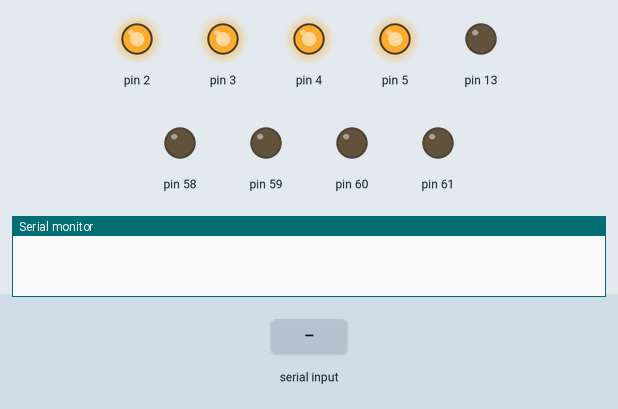
The sketch below on a simulated Arduino Mega 2560, built with avr-gcc and run on an emulated ATmega2560. Parts: output pins drawn as LEDs (lit = HIGH), the last lines printed to the serial monitor. Dashed ring = blinking. The test bench sets the inputs (shaded band).

Above: at 0.9 s.
1.0 s: "0" received over Serial
At 2.4 s:
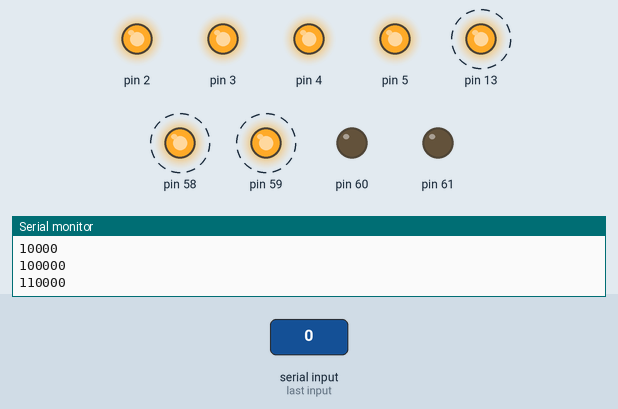
At 4.4 s:
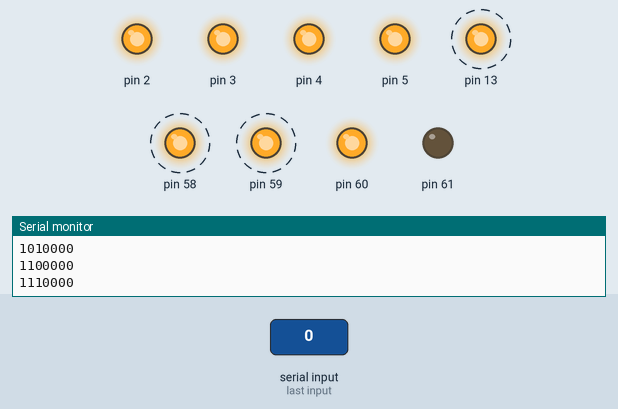
Timing chart, 0 to 9.5 s (numbered marks = the images above; inputs shaded):
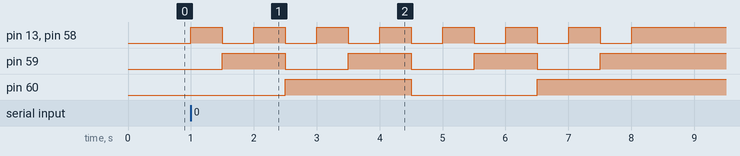

The sketch:

grizzle_dc_power_module_master_control.ino
```cpp
void setup() {
  init_board();

  DDRF = (1<<PF4)|(1<<PF5)|(1<<PF6)|(1<<PF7);
  PORTF = 0;

  DDRB |= (1<<PB7);
  Serial.begin(115200);

  for (;;) {
    if (Serial.available()) {
      uint8_t u = Serial.read();
      if (u == '0') {
        break;
      }
    }
  }

  Serial.println("master ready");

  for(uint8_t i=1;i<16;i++) {
    uint8_t j = i << 4;
    // PORTF |= (i<<4);
    // PORTF |= (1<<PF4)|(1<<PF5)|(1<<PF6)|(1<<PF7);

    PORTF = j;
    Serial.println(j, BIN);
    PORTB ^= (1<<PB7);
    delay(500);
  }

}

void loop() {
  // put your main code here, to run repeatedly:

}

void init_board() {
  DDRE |= (1 << PE3) | (1 << PE4) | (1 << PE5);                   // D5/2/3
  PORTE |= (1 << PE3) | (1 << PE4) | (1 << PE5);

  DDRG |= (1 << PG5);                                             // D4
  PORTG |= (1 << PG5);
}
```

Measured:
- after the input at 1.0 s, pin 13, pin 58: alternates HIGH for 0.50 s and LOW for 0.50 s, 15 changes in all, then stays HIGH, starting at once; pin 59: alternates HIGH for 1.0 s and LOW for 1.0 s, 7 changes in all, then stays HIGH, starting after 0.50 s; pin 60: LOW → HIGH after 1.5 s, → LOW 2.0 s later, → HIGH 2.0 s later; pin 61: LOW → HIGH after 3.5 s
